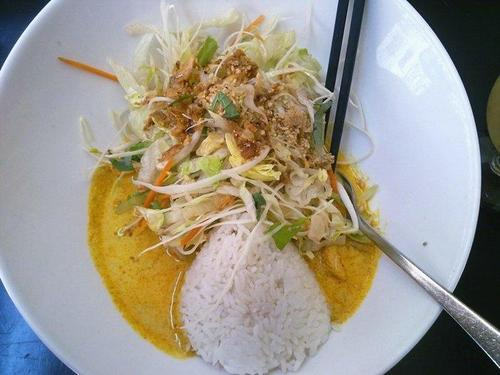
#> input picture Skeletonize/photos/7078.jpg, 500 x 375 px; its folder holds 5 pictures in this run
$ jupyter execute --allow-errors Skeletonize.ipynb
#> lines starting #> are read from the running program, lines starting #| are printed output that depends on the picture; after the words box and inside, x2 and y2 are one past the last pixel; in counts of white or black regions, pixels touching at a corner belong together
[cell 1]
import numpy as np
import matplotlib.pyplot as plt

import os
from PIL import Image
import PIL.ImageOps

from skimage.morphology import skeletonize
import skimage.util
from skimage.color import rgb2gray
from skimage.filters import roberts, sobel
from skimage.filters import threshold_otsu
from skimage.morphology import binary_closing

[cell 2]
arraydirectory= './edge_array/'
photodirectory='./photos/'

image=np.array(Image.open(photodirectory + '7078.jpg'))
#> image is the input picture: shape (375, 500, 3); mean R, G, B 157.1, 151.5, 140
img_gray = rgb2gray(image)
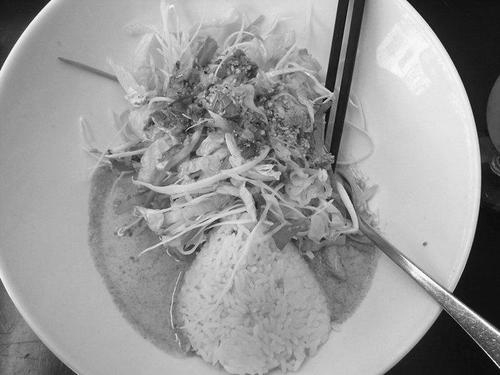
#> img_gray: shape (375, 500) float64; min 0.000833, max 1, mean 0.595
img_edge=roberts(img_gray)
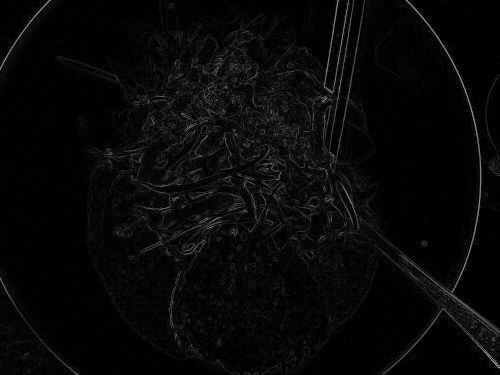
#> img_edge: shape (375, 500) float64; min 0, max 0.665, mean 0.0335
thresh = threshold_otsu(img_edge)
#> thresh = 0.103
img_bin = img_edge > thresh
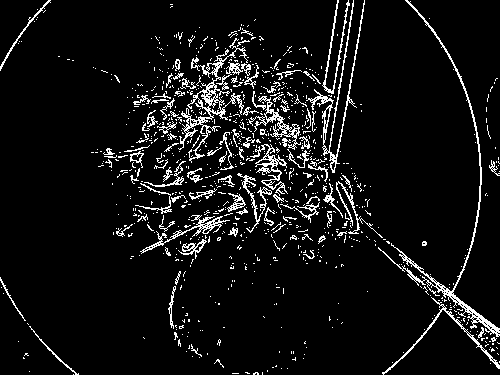
#> img_bin: shape (375, 500) bool; 7.3% white in thin lines or dots
img_closed=binary_closing(img_bin)
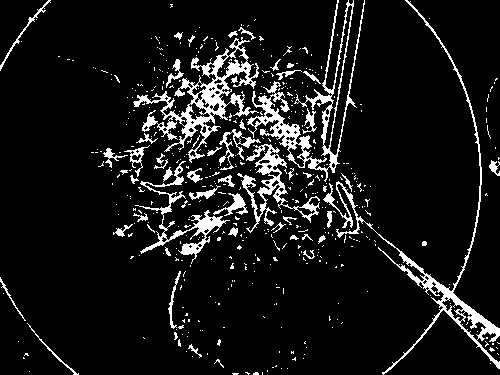
#> img_closed: shape (375, 500) bool; 9.2% white; 482 white regions (427 under 20 px), largest, box (x1, y1, x2, y2) and area: (133, 37, 259, 163) 3378, (247, 0, 365, 182) 3013, (323, 0, 500, 375) 3000
img_inv=abs(np.add(img_closed,-1))
img_inv=img_inv==1

#image_clean=skimage.morphology.remove_small_objects(image_inv,connectivity=3)
# perform skeletonization
skeleton = skeletonize(img_inv)
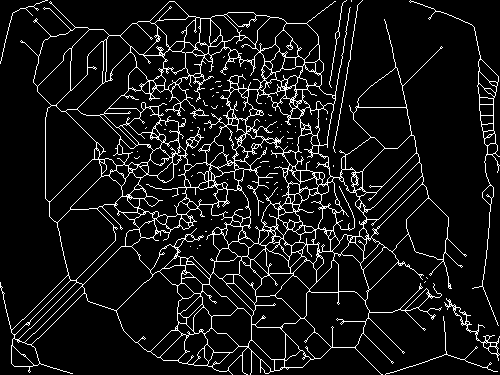
#> skeleton: shape (375, 500) bool; 8.5% white in thin lines or dots

thresh_sk=threshold_otsu(skeleton)
#> thresh_sk = 0.00195
skeleton_bin=skeleton>thresh_sk
skeleton_closed=binary_closing(skeleton_bin)
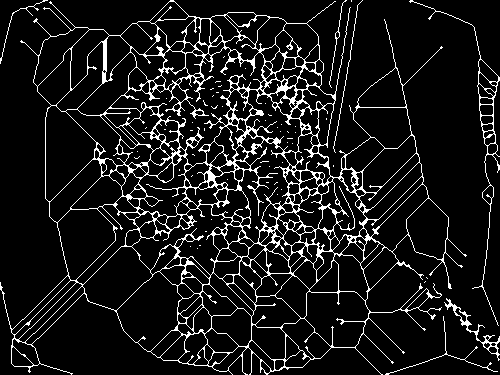
#> skeleton_closed: shape (375, 500) bool; 9.8% white in thin lines or dots
# display results
fig, axes = plt.subplots(nrows=1, ncols=8, figsize=(10, 5),
                         sharex=True, sharey=True,
                         subplot_kw={'adjustable': 'box-forced'})

ax = axes.ravel()

ax[0].imshow(image, cmap=plt.cm.gray)
ax[0].axis('off')
ax[0].set_title('original', fontsize=20)

ax[1].imshow(img_gray, cmap=plt.cm.gray)
ax[1].axis('off')
ax[1].set_title('gray', fontsize=20)

ax[2].imshow(img_edge, cmap=plt.cm.gray)
ax[2].axis('off')
ax[2].set_title('edge', fontsize=20)

ax[3].imshow(img_bin, cmap=plt.cm.gray)
ax[3].axis('off')
ax[3].set_title('bin', fontsize=20)

ax[4].imshow(img_closed, cmap=plt.cm.gray)
ax[4].axis('off')
ax[4].set_title('closed', fontsize=20)

ax[5].imshow(img_inv, cmap=plt.cm.gray)
ax[5].axis('off')
ax[5].set_title('inv', fontsize=20)

ax[6].imshow(skeleton, cmap=plt.cm.gray)
ax[6].axis('off')
ax[6].set_title('skeleton', fontsize=20)

ax[7].imshow(skeleton_closed, cmap=plt.cm.gray)
ax[7].axis('off')
ax[7].set_title('skeleton', fontsize=20)


fig.tight_layout()
plt.show()
